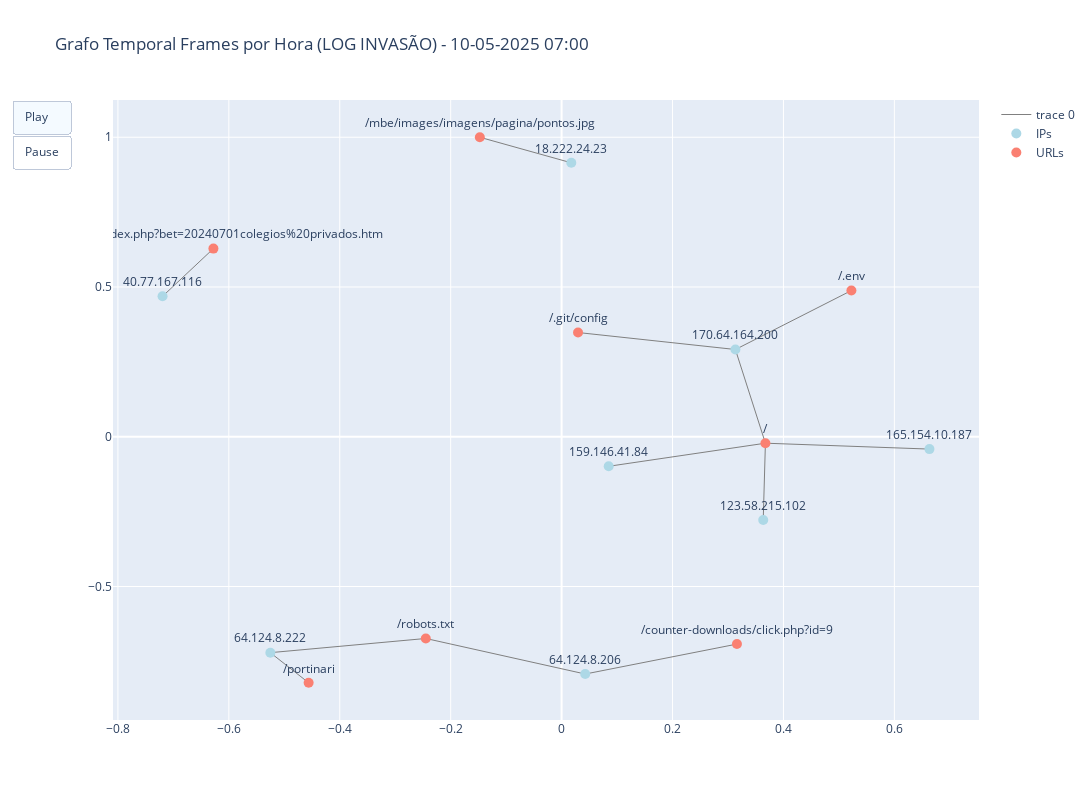

Here is the notebook cell this chart was saved with:
### Code cell
import re
import pandas as pd
import networkx as nx
import plotly.graph_objects as go

# Regex para parsing do Apache
log_pattern = r'(?P<ip>\d+\.\d+\.\d+\.\d+) - - \[(?P<date>.*?)\] "(?P<method>\w+) (?P<url>\S+) HTTP/\d\.\d" (?P<status>\d{3}) (?P<size>\d+|-) "(?P<referrer>.*?)" "(?P<user_agent>.*?)"'

# Caminho do seu arquivo de log
log_file = 'logs-invasao.log'

# Carregar logs em DataFrame
entries = []
with open(log_file, 'r', encoding='utf-8', errors='ignore') as f:
    for line in f:
        m = re.match(log_pattern, line)
        if m:
            entries.append(m.groupdict())

df = pd.DataFrame(entries)

# Converter datetime
df['datetime'] = pd.to_datetime(df['date'], format='%d/%b/%Y:%H:%M:%S %z')

# Criar coluna com granularidade de 1 hora
df['minute'] = df['datetime'].dt.floor('60min')  # floor to minute

# Verificar resultado
print("Registros lidos:", len(df))
print("Intervalos encontrados:", df['minute'].nunique())

print("Quantidade de registros por hora:")
print(df['minute'].value_counts().sort_index())

# Lista de minutos ordenados
all_minutes = sorted(df['minute'].unique())

# Gerar grafos e capturar dados de cada frame
frames_data = []

for minute in all_minutes:
    df_minute = df[df['minute'] == minute]
    
    # Criar grafo bipartido IP ↔ URL
    G = nx.Graph()
    for _, row in df_minute.iterrows():
        ip = row['ip']
        url = row['url']
        G.add_node(ip, bipartite=0)
        G.add_node(url, bipartite=1)
        G.add_edge(ip, url)
    
    # Calcular layout (usar spring layout para visual mais estável)
    pos = nx.spring_layout(G, k=0.5, seed=42)
    
    # Separar nós
    ips = [n for n, d in G.nodes(data=True) if d['bipartite'] == 0]
    urls = [n for n in G if n not in ips]
    
    # Adicionar dados para plotly
    edge_x = []
    edge_y = []
    for e in G.edges():
        x0, y0 = pos[e[0]]
        x1, y1 = pos[e[1]]
        edge_x += [x0, x1, None]
        edge_y += [y0, y1, None]
    
    # Nós IPs
    ip_x = [pos[n][0] for n in ips]
    ip_y = [pos[n][1] for n in ips]
    
    # Nós URLs
    url_x = [pos[n][0] for n in urls]
    url_y = [pos[n][1] for n in urls]
    
    # Guardar frame
    frames_data.append({
        'minute': minute,
        'edge_x': edge_x,
        'edge_y': edge_y,
        'ip_x': ip_x,
        'ip_y': ip_y,
        'ip_labels': ips,
        'url_x': url_x,
        'url_y': url_y,
        'url_labels': urls
    })

# Criar primeiro frame (para inicializar)
initial = frames_data[0]

# Criar figura
fig = go.Figure(
    data=[
        go.Scatter(
            x=initial['edge_x'],
            y=initial['edge_y'],
            mode='lines',
            line=dict(color='gray', width=1),
            hoverinfo='none'
        ),
        go.Scatter(
            x=initial['ip_x'],
            y=initial['ip_y'],
            mode='markers+text',
            marker=dict(size=10, color='lightblue'),
            text=initial['ip_labels'],
            textposition='top center',
            name='IPs'
        ),
        go.Scatter(
            x=initial['url_x'],
            y=initial['url_y'],
            mode='markers+text',
            marker=dict(size=10, color='salmon'),
            text=initial['url_labels'],
            textposition='top center',
            name='URLs'
        )
    ],
    layout=go.Layout(
        title_text=f"Grafo Temporal Frames por Hora (LOG INVASÃO) - {frames_data[0]['minute'].strftime('%d-%m-%Y %H:%M')}",
        width=1200,       # LARGURA DA FIGURA
        height=800,      # ALTURA DA FIGURA
        #title=f'Grafo Temporal - {initial["minute"]}',
        showlegend=True,
        updatemenus=[
            dict(
                type="buttons",
                buttons=[dict(label="Play",
                              method="animate",
                              args=[None, {"frame": {"duration": 1000, "redraw": True},
                                           "fromcurrent": True}]),
                         dict(label="Pause",
                              method="animate",
                              args=[[None], {"frame": {"duration": 0, "redraw": False},
                                             "mode": "immediate"}])]
            )
        ]
    ),
    frames=[
        go.Frame(
            data=[
                go.Scatter(
                    x=frame['edge_x'],
                    y=frame['edge_y'],
                    mode='lines',
                    line=dict(color='gray', width=1),
                    hoverinfo='none'
                ),
                go.Scatter(
                    x=frame['ip_x'],
                    y=frame['ip_y'],
                    mode='markers+text',
                    marker=dict(size=10, color='lightblue'),
                    text=frame['ip_labels'],
                    textposition='top center',
                    name='IPs'
                ),
                go.Scatter(
                    x=frame['url_x'],
                    y=frame['url_y'],
                    mode='markers',
                    marker=dict(size=10, color='salmon'),
                    text=frame['url_labels'],
                    textposition='top center',
                    name='URLs'
                )
            ],
            name=str(frame['minute']),
            layout=go.Layout(
                title_text=f"Grafo Temporal Frames por Hora (LOG INVASÃO) - {frame['minute'].strftime('%d-%m-%Y %H:%M')}",
                width=1200,     # LARGURA DA FIGURA
                height=800      # ALTURA DA FIGURA
            )
        )
        for frame in frames_data
    ]
)

# Mostrar figura interativa
fig.show()

fig.write_html("Grafo-Temporal-Interativo-IPxURL.html")

### Figure 1 — Plotly figure (JSON) as saved in the notebook; plotly's stock layout.template omitted (floating-point values rounded to 4 significant figures)
{"data": [{"hoverinfo": "none", "line": {"color": "gray", "width": 1}, "mode": "lines", "type": "scatter", "x": [0.3134, 0.5225, null, 0.3134, 0.3675, null, 0.3134, 0.02964, null, 0.3675, 0.6632, null, 0.3675, 0.3635, null, 0.3675, 0.08493, null, 0.01746, -0.1474, null, -0.5252, -0.2449, null, -0.5252, -0.4561, null, -0.2449, 0.04258, null, -0.7195, -0.6278, null, 0.04258, 0.3161, null], "y": [0.2913, 0.4881, null, 0.2913, -0.02148, null, 0.2913, 0.348, null, -0.02148, -0.04118, null, -0.02148, -0.2778, null, -0.02148, -0.0986, null, 0.9147, 1, null, -0.7209, -0.6735, null, -0.7209, -0.8213, null, -0.6735, -0.7922, null, 0.4689, 0.6282, null, -0.7922, -0.6922, null]}, {"marker": {"color": "lightblue", "size": 10}, "mode": "markers+text", "name": "IPs", "text": ["170.64.164.200", "18.222.24.23", "165.154.10.187", "64.124.8.222", "123.58.215.102", "40.77.167.116", "159.146.41.84", "64.124.8.206"], "textposition": "top center", "type": "scatter", "x": [0.3134, 0.01746, 0.6632, -0.5252, 0.3635, -0.7195, 0.08493, 0.04258], "y": [0.2913, 0.9147, -0.04118, -0.7209, -0.2778, 0.4689, -0.0986, -0.7922]}, {"marker": {"color": "salmon", "size": 10}, "mode": "markers+text", "name": "URLs", "text": ["/.env", "/", "/.git/config", "/mbe/images/imagens/pagina/pontos.jpg", "/robots.txt", "/portinari", "/portinari/index.php?bet=20240701colegios%20privados.htm", "/counter-downloads/click.php?id=9"], "textposition": "top center", "type": "scatter", "x": [0.5225, 0.3675, 0.02964, -0.1474, -0.2449, -0.4561, -0.6278, 0.3161], "y": [0.4881, -0.02148, 0.348, 1, -0.6735, -0.8213, 0.6282, -0.6922]}], "layout": {"height": 800, "showlegend": true, "title": {"text": "Grafo Temporal Frames por Hora (LOG INVASÃO) - 10-05-2025 07:00"}, "updatemenus": [{"buttons": [{"args": [null, {"frame": {"duration": 1000, "redraw": true}, "fromcurrent": true}], "label": "Play", "method": "animate"}, {"args": [[null], {"frame": {"duration": 0, "redraw": false}, "mode": "immediate"}], "label": "Pause", "method": "animate"}], "type": "buttons"}], "width": 1200}}
